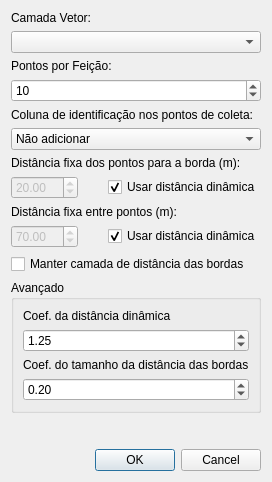
<?xml version="1.0" encoding="UTF-8"?>
<ui version="4.0">
 <class>PontosColetaDialogBase</class>
 <widget class="QDialog" name="PontosColetaDialogBase">
  <property name="enabled">
   <bool>true</bool>
  </property>
  <property name="geometry">
   <rect>
    <x>0</x>
    <y>0</y>
    <width>402</width>
    <height>415</height>
   </rect>
  </property>
  <property name="sizePolicy">
   <sizepolicy hsizetype="Preferred" vsizetype="Preferred">
    <horstretch>0</horstretch>
    <verstretch>0</verstretch>
   </sizepolicy>
  </property>
  <property name="windowTitle">
   <string>Pontos de Coleta</string>
  </property>
  <layout class="QVBoxLayout" name="verticalLayout">
   <property name="sizeConstraint">
    <enum>QLayout::SetFixedSize</enum>
   </property>
   <item>
    <widget class="QLabel" name="label">
     <property name="sizePolicy">
      <sizepolicy hsizetype="Preferred" vsizetype="Fixed">
       <horstretch>0</horstretch>
       <verstretch>0</verstretch>
      </sizepolicy>
     </property>
     <property name="text">
      <string>Camada Vetor:</string>
     </property>
    </widget>
   </item>
   <item>
    <widget class="QComboBox" name="cmb_camada">
     <property name="sizePolicy">
      <sizepolicy hsizetype="Preferred" vsizetype="Fixed">
       <horstretch>0</horstretch>
       <verstretch>0</verstretch>
      </sizepolicy>
     </property>
    </widget>
   </item>
   <item>
    <widget class="QLabel" name="label_4">
     <property name="sizePolicy">
      <sizepolicy hsizetype="Preferred" vsizetype="Fixed">
       <horstretch>0</horstretch>
       <verstretch>0</verstretch>
      </sizepolicy>
     </property>
     <property name="text">
      <string>Pontos por Feição:</string>
     </property>
    </widget>
   </item>
   <item>
    <widget class="QSpinBox" name="spin_qtd_pontos">
     <property name="sizePolicy">
      <sizepolicy hsizetype="Minimum" vsizetype="Fixed">
       <horstretch>0</horstretch>
       <verstretch>0</verstretch>
      </sizepolicy>
     </property>
     <property name="minimum">
      <number>1</number>
     </property>
     <property name="value">
      <number>10</number>
     </property>
    </widget>
   </item>
   <item>
    <widget class="QLabel" name="label_7">
     <property name="text">
      <string>Coluna de identificação nos pontos de coleta:</string>
     </property>
    </widget>
   </item>
   <item>
    <widget class="QComboBox" name="cmb_coluna_id">
     <item>
      <property name="text">
       <string>Não adicionar</string>
      </property>
     </item>
    </widget>
   </item>
   <item>
    <widget class="QLabel" name="label_6">
     <property name="text">
      <string>Distância fixa dos pontos para a borda (m):</string>
     </property>
    </widget>
   </item>
   <item>
    <layout class="QHBoxLayout" name="horizontalLayout" stretch="20,0">
     <property name="spacing">
      <number>30</number>
     </property>
     <item>
      <widget class="QgsDoubleSpinBox" name="spin_dist_borda_fixa">
       <property name="enabled">
        <bool>false</bool>
       </property>
       <property name="value">
        <double>20.000000000000000</double>
       </property>
       <property name="showClearButton">
        <bool>false</bool>
       </property>
      </widget>
     </item>
     <item>
      <widget class="QCheckBox" name="chk_dist_borda_dinamica">
       <property name="text">
        <string>Usar distância dinâmica</string>
       </property>
       <property name="checked">
        <bool>true</bool>
       </property>
      </widget>
     </item>
    </layout>
   </item>
   <item>
    <widget class="QLabel" name="label_5">
     <property name="sizePolicy">
      <sizepolicy hsizetype="Preferred" vsizetype="Fixed">
       <horstretch>0</horstretch>
       <verstretch>0</verstretch>
      </sizepolicy>
     </property>
     <property name="text">
      <string>Distância fixa entre pontos (m):</string>
     </property>
    </widget>
   </item>
   <item>
    <layout class="QHBoxLayout" name="horizontalLayout_2" stretch="20,0">
     <property name="spacing">
      <number>30</number>
     </property>
     <property name="leftMargin">
      <number>0</number>
     </property>
     <item>
      <widget class="QgsDoubleSpinBox" name="spin_dist_fixa">
       <property name="enabled">
        <bool>false</bool>
       </property>
       <property name="value">
        <double>70.000000000000000</double>
       </property>
       <property name="showClearButton">
        <bool>false</bool>
       </property>
       <property name="clearValue">
        <bool>false</bool>
       </property>
      </widget>
     </item>
     <item>
      <widget class="QCheckBox" name="chk_dist_dinamica">
       <property name="text">
        <string>Usar distância dinâmica</string>
       </property>
       <property name="checked">
        <bool>true</bool>
       </property>
      </widget>
     </item>
    </layout>
   </item>
   <item>
    <widget class="QCheckBox" name="chk_camada_buffer">
     <property name="text">
      <string>Manter camada de distância das bordas</string>
     </property>
    </widget>
   </item>
   <item>
    <widget class="QgsCollapsibleGroupBox" name="mGroupBox">
     <property name="title">
      <string>Avançado</string>
     </property>
     <property name="collapsed">
      <bool>true</bool>
     </property>
     <layout class="QVBoxLayout" name="verticalLayout_2">
      <item>
       <widget class="QLabel" name="label_2">
        <property name="text">
         <string>Coef. da distância dinâmica</string>
        </property>
       </widget>
      </item>
      <item>
       <widget class="QDoubleSpinBox" name="spin_coef_calc_dist">
        <property name="value">
         <double>1.250000000000000</double>
        </property>
       </widget>
      </item>
      <item>
       <widget class="QLabel" name="label_3">
        <property name="text">
         <string>Coef. do tamanho da distância das bordas</string>
        </property>
       </widget>
      </item>
      <item>
       <widget class="QDoubleSpinBox" name="spin_coef_calc_dist_borda">
        <property name="value">
         <double>0.200000000000000</double>
        </property>
       </widget>
      </item>
     </layout>
    </widget>
   </item>
   <item>
    <spacer name="verticalSpacer">
     <property name="orientation">
      <enum>Qt::Vertical</enum>
     </property>
     <property name="sizeType">
      <enum>QSizePolicy::Preferred</enum>
     </property>
     <property name="sizeHint" stdset="0">
      <size>
       <width>20</width>
       <height>30</height>
      </size>
     </property>
    </spacer>
   </item>
   <item>
    <widget class="QDialogButtonBox" name="button_box">
     <property name="orientation">
      <enum>Qt::Horizontal</enum>
     </property>
     <property name="standardButtons">
      <set>QDialogButtonBox::Cancel|QDialogButtonBox::Ok</set>
     </property>
     <property name="centerButtons">
      <bool>false</bool>
     </property>
    </widget>
   </item>
  </layout>
 </widget>
 <customwidgets>
  <customwidget>
   <class>QgsCollapsibleGroupBox</class>
   <extends>QGroupBox</extends>
   <header>qgscollapsiblegroupbox.h</header>
   <container>1</container>
  </customwidget>
  <customwidget>
   <class>QgsDoubleSpinBox</class>
   <extends>QDoubleSpinBox</extends>
   <header>qgsdoublespinbox.h</header>
  </customwidget>
 </customwidgets>
 <resources/>
 <connections>
  <connection>
   <sender>button_box</sender>
   <signal>accepted()</signal>
   <receiver>PontosColetaDialogBase</receiver>
   <slot>accept()</slot>
   <hints>
    <hint type="sourcelabel">
     <x>20</x>
     <y>20</y>
    </hint>
    <hint type="destinationlabel">
     <x>20</x>
     <y>20</y>
    </hint>
   </hints>
  </connection>
  <connection>
   <sender>button_box</sender>
   <signal>rejected()</signal>
   <receiver>PontosColetaDialogBase</receiver>
   <slot>reject()</slot>
   <hints>
    <hint type="sourcelabel">
     <x>20</x>
     <y>20</y>
    </hint>
    <hint type="destinationlabel">
     <x>20</x>
     <y>20</y>
    </hint>
   </hints>
  </connection>
 </connections>
</ui>
